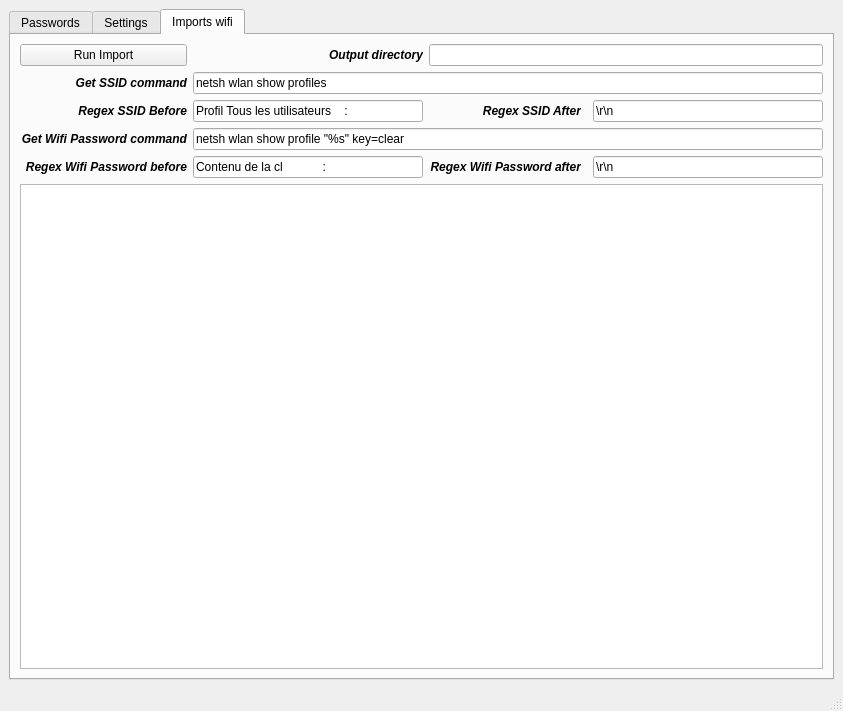
<?xml version="1.0" encoding="UTF-8"?>
<ui version="4.0">
 <class>PassUI</class>
 <widget class="QMainWindow" name="PassUI">
  <property name="geometry">
   <rect>
    <x>0</x>
    <y>0</y>
    <width>843</width>
    <height>711</height>
   </rect>
  </property>
  <property name="windowTitle">
   <string>MainWindow</string>
  </property>
  <widget class="QWidget" name="centralwidget">
   <layout class="QGridLayout" name="gridLayout">
    <item row="0" column="0">
     <widget class="QTabWidget" name="tabWidget">
      <property name="currentIndex">
       <number>2</number>
      </property>
      <widget class="QWidget" name="tab">
       <attribute name="title">
        <string>Passwords</string>
       </attribute>
       <layout class="QGridLayout" name="gridLayout_3">
        <item row="0" column="1">
         <widget class="QTableWidget" name="tableWidget">
          <column>
           <property name="text">
            <string>Variable</string>
           </property>
           <property name="textAlignment">
            <set>AlignTrailing|AlignVCenter</set>
           </property>
          </column>
          <column>
           <property name="text">
            <string>Value</string>
           </property>
          </column>
         </widget>
        </item>
        <item row="0" column="0">
         <widget class="QTreeWidget" name="treeWidget">
          <property name="editTriggers">
           <set>QAbstractItemView::DoubleClicked</set>
          </property>
          <property name="tabKeyNavigation">
           <bool>true</bool>
          </property>
          <property name="showDropIndicator" stdset="0">
           <bool>true</bool>
          </property>
          <property name="dragEnabled">
           <bool>true</bool>
          </property>
          <property name="dragDropOverwriteMode">
           <bool>false</bool>
          </property>
          <property name="dragDropMode">
           <enum>QAbstractItemView::InternalMove</enum>
          </property>
          <property name="defaultDropAction">
           <enum>Qt::IgnoreAction</enum>
          </property>
          <property name="alternatingRowColors">
           <bool>true</bool>
          </property>
          <property name="selectionMode">
           <enum>QAbstractItemView::SingleSelection</enum>
          </property>
          <property name="sortingEnabled">
           <bool>true</bool>
          </property>
          <property name="animated">
           <bool>true</bool>
          </property>
          <property name="allColumnsShowFocus">
           <bool>true</bool>
          </property>
          <property name="expandsOnDoubleClick">
           <bool>false</bool>
          </property>
          <attribute name="headerVisible">
           <bool>false</bool>
          </attribute>
          <attribute name="headerCascadingSectionResizes">
           <bool>true</bool>
          </attribute>
          <attribute name="headerHighlightSections">
           <bool>true</bool>
          </attribute>
          <column>
           <property name="text">
            <string>Files</string>
           </property>
          </column>
         </widget>
        </item>
       </layout>
      </widget>
      <widget class="QWidget" name="tab_2">
       <attribute name="title">
        <string>Settings</string>
       </attribute>
       <layout class="QGridLayout" name="gridLayout_2">
        <item row="5" column="2">
         <widget class="QLineEdit" name="GIT_DIR"/>
        </item>
        <item row="0" column="0" colspan="3">
         <widget class="QLabel" name="label_12">
          <property name="font">
           <font>
            <weight>75</weight>
            <bold>true</bold>
            <underline>true</underline>
           </font>
          </property>
          <property name="text">
           <string>VARIABLES</string>
          </property>
          <property name="alignment">
           <set>Qt::AlignCenter</set>
          </property>
         </widget>
        </item>
        <item row="2" column="2">
         <widget class="QLineEdit" name="PYPASS_GIT_BIN"/>
        </item>
        <item row="1" column="2">
         <widget class="QLineEdit" name="PYPASS_GPG_BIN"/>
        </item>
        <item row="3" column="0">
         <widget class="QLabel" name="label_10">
          <property name="font">
           <font>
            <weight>75</weight>
            <italic>true</italic>
            <bold>true</bold>
           </font>
          </property>
          <property name="text">
           <string>PYPASS_STORE_DIR</string>
          </property>
          <property name="alignment">
           <set>Qt::AlignRight|Qt::AlignTrailing|Qt::AlignVCenter</set>
          </property>
         </widget>
        </item>
        <item row="6" column="0">
         <widget class="QLabel" name="label">
          <property name="font">
           <font>
            <weight>75</weight>
            <italic>true</italic>
            <bold>true</bold>
           </font>
          </property>
          <property name="text">
           <string>WEBBROWER_PATH</string>
          </property>
          <property name="alignment">
           <set>Qt::AlignRight|Qt::AlignTrailing|Qt::AlignVCenter</set>
          </property>
         </widget>
        </item>
        <item row="5" column="0">
         <widget class="QLabel" name="lable">
          <property name="font">
           <font>
            <weight>75</weight>
            <italic>true</italic>
            <bold>true</bold>
           </font>
          </property>
          <property name="text">
           <string>GIT_DIR</string>
          </property>
          <property name="alignment">
           <set>Qt::AlignRight|Qt::AlignTrailing|Qt::AlignVCenter</set>
          </property>
         </widget>
        </item>
        <item row="4" column="0" colspan="3">
         <widget class="Line" name="line_2">
          <property name="orientation">
           <enum>Qt::Horizontal</enum>
          </property>
         </widget>
        </item>
        <item row="3" column="2">
         <widget class="QLineEdit" name="PYPASS_STORE_DIR"/>
        </item>
        <item row="8" column="0">
         <spacer name="verticalSpacer">
          <property name="orientation">
           <enum>Qt::Vertical</enum>
          </property>
          <property name="sizeHint" stdset="0">
           <size>
            <width>20</width>
            <height>40</height>
           </size>
          </property>
         </spacer>
        </item>
        <item row="2" column="0">
         <widget class="QLabel" name="label_9">
          <property name="font">
           <font>
            <weight>75</weight>
            <italic>true</italic>
            <bold>true</bold>
           </font>
          </property>
          <property name="text">
           <string>PYPASS_GIT_BIN</string>
          </property>
          <property name="alignment">
           <set>Qt::AlignRight|Qt::AlignTrailing|Qt::AlignVCenter</set>
          </property>
         </widget>
        </item>
        <item row="1" column="0">
         <widget class="QLabel" name="label_8">
          <property name="font">
           <font>
            <weight>75</weight>
            <italic>true</italic>
            <bold>true</bold>
           </font>
          </property>
          <property name="text">
           <string>PYPASS_GPG_BIN</string>
          </property>
          <property name="alignment">
           <set>Qt::AlignRight|Qt::AlignTrailing|Qt::AlignVCenter</set>
          </property>
         </widget>
        </item>
        <item row="6" column="2">
         <widget class="QLineEdit" name="WEBBROWER_PATH"/>
        </item>
        <item row="7" column="2">
         <widget class="QLineEdit" name="KEY_ID"/>
        </item>
        <item row="7" column="0">
         <widget class="QLabel" name="label_2">
          <property name="font">
           <font>
            <weight>75</weight>
            <italic>true</italic>
            <bold>true</bold>
           </font>
          </property>
          <property name="text">
           <string>KEY_ID</string>
          </property>
          <property name="alignment">
           <set>Qt::AlignRight|Qt::AlignTrailing|Qt::AlignVCenter</set>
          </property>
         </widget>
        </item>
       </layout>
      </widget>
      <widget class="QWidget" name="tab_3">
       <attribute name="title">
        <string>Imports wifi</string>
       </attribute>
       <layout class="QGridLayout" name="gridLayout_4">
        <item row="2" column="1">
         <widget class="QLineEdit" name="lineEdit_2">
          <property name="text">
           <string>Profil Tous les utilisateurs    : </string>
          </property>
         </widget>
        </item>
        <item row="5" column="2">
         <widget class="QLabel" name="label_7">
          <property name="font">
           <font>
            <weight>75</weight>
            <italic>true</italic>
            <bold>true</bold>
           </font>
          </property>
          <property name="text">
           <string>Regex Wifi Password after</string>
          </property>
          <property name="alignment">
           <set>Qt::AlignRight|Qt::AlignTrailing|Qt::AlignVCenter</set>
          </property>
         </widget>
        </item>
        <item row="1" column="1" colspan="4">
         <widget class="QLineEdit" name="lineEdit_3">
          <property name="text">
           <string>netsh wlan show profiles</string>
          </property>
         </widget>
        </item>
        <item row="2" column="2">
         <widget class="QLabel" name="label_11">
          <property name="font">
           <font>
            <weight>75</weight>
            <italic>true</italic>
            <bold>true</bold>
           </font>
          </property>
          <property name="text">
           <string>Regex SSID After</string>
          </property>
          <property name="alignment">
           <set>Qt::AlignRight|Qt::AlignTrailing|Qt::AlignVCenter</set>
          </property>
         </widget>
        </item>
        <item row="1" column="0">
         <widget class="QLabel" name="label_3">
          <property name="font">
           <font>
            <weight>75</weight>
            <italic>true</italic>
            <bold>true</bold>
           </font>
          </property>
          <property name="text">
           <string>Get SSID command</string>
          </property>
          <property name="alignment">
           <set>Qt::AlignRight|Qt::AlignTrailing|Qt::AlignVCenter</set>
          </property>
         </widget>
        </item>
        <item row="5" column="0">
         <widget class="QLabel" name="label_6">
          <property name="font">
           <font>
            <weight>75</weight>
            <italic>true</italic>
            <bold>true</bold>
           </font>
          </property>
          <property name="text">
           <string>Regex Wifi Password before</string>
          </property>
          <property name="alignment">
           <set>Qt::AlignRight|Qt::AlignTrailing|Qt::AlignVCenter</set>
          </property>
         </widget>
        </item>
        <item row="3" column="1" colspan="4">
         <widget class="QLineEdit" name="lineEdit_4">
          <property name="text">
           <string>netsh wlan show profile &quot;%s&quot; key=clear</string>
          </property>
         </widget>
        </item>
        <item row="2" column="0">
         <widget class="QLabel" name="label_4">
          <property name="font">
           <font>
            <weight>75</weight>
            <italic>true</italic>
            <bold>true</bold>
           </font>
          </property>
          <property name="text">
           <string>Regex SSID Before</string>
          </property>
          <property name="alignment">
           <set>Qt::AlignRight|Qt::AlignTrailing|Qt::AlignVCenter</set>
          </property>
         </widget>
        </item>
        <item row="6" column="0" colspan="5">
         <widget class="QTextBrowser" name="textBrowser"/>
        </item>
        <item row="3" column="0">
         <widget class="QLabel" name="label_5">
          <property name="font">
           <font>
            <weight>75</weight>
            <italic>true</italic>
            <bold>true</bold>
           </font>
          </property>
          <property name="text">
           <string>Get Wifi Password command</string>
          </property>
          <property name="alignment">
           <set>Qt::AlignRight|Qt::AlignTrailing|Qt::AlignVCenter</set>
          </property>
         </widget>
        </item>
        <item row="5" column="4">
         <widget class="QLineEdit" name="lineEdit_6">
          <property name="text">
           <string>\r\n</string>
          </property>
         </widget>
        </item>
        <item row="2" column="4">
         <widget class="QLineEdit" name="lineEdit_5">
          <property name="text">
           <string>\r\n</string>
          </property>
         </widget>
        </item>
        <item row="5" column="1">
         <widget class="QLineEdit" name="lineEdit">
          <property name="text">
           <string>Contenu de la cl            : </string>
          </property>
         </widget>
        </item>
        <item row="0" column="0">
         <widget class="QPushButton" name="pushButton">
          <property name="text">
           <string>Run Import</string>
          </property>
         </widget>
        </item>
        <item row="0" column="2" colspan="3">
         <widget class="QLineEdit" name="lineEdit_7"/>
        </item>
        <item row="0" column="1">
         <widget class="QLabel" name="label_13">
          <property name="font">
           <font>
            <weight>75</weight>
            <italic>true</italic>
            <bold>true</bold>
           </font>
          </property>
          <property name="text">
           <string>Output directory</string>
          </property>
          <property name="alignment">
           <set>Qt::AlignRight|Qt::AlignTrailing|Qt::AlignVCenter</set>
          </property>
         </widget>
        </item>
       </layout>
      </widget>
     </widget>
    </item>
   </layout>
  </widget>
  <widget class="QStatusBar" name="statusbar"/>
 </widget>
 <resources/>
 <connections/>
</ui>
